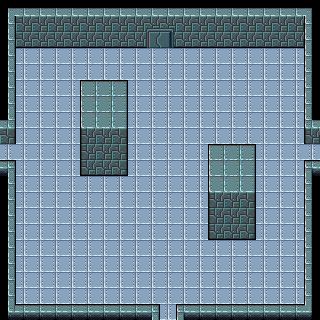

Rendered tile map (Tiled .tmx) drawn with the repository's tilesets; below, a short description and the full map source, tile grids included:
An orthogonal 20x20 tile map with 16x16 px tiles, 5 tile layers (terrain, door_open, door_close, pillar1, ...), 4 tilesets.

<map version="1.2" tiledversion="1.3.2" orientation="orthogonal" renderorder="right-down" compressionlevel="0" width="20" height="20" tilewidth="16" tileheight="16" infinite="0" nextlayerid="9" nextobjectid="1">
 <tileset firstgid="1" source="Set_A_CityWalls3.tsx" />
 <tileset firstgid="257" source="Set_A_Fortress3.tsx" />
 <tileset firstgid="513" source="Set_E_TechFortress2.tsx" />
 <tileset firstgid="769" source="Set_C_TechFortress1.tsx" />
 <layer id="1" name="terrain" width="20" height="20">
  <data encoding="csv">
581,594,594,594,594,594,594,594,594,594,594,594,594,594,594,594,594,594,594,580,
579,583,583,583,583,583,583,583,583,583,583,583,583,583,583,583,583,583,583,577,
579,599,599,599,599,599,599,599,599,599,599,599,599,599,599,599,599,599,599,577,
579,530,530,530,530,530,530,530,530,530,530,530,530,530,530,530,530,530,530,577,
579,530,530,530,530,530,530,530,530,530,530,530,530,530,530,530,530,530,530,577,
579,530,530,530,530,530,530,530,530,530,530,530,530,530,530,530,530,530,530,577,
579,530,530,530,530,530,530,530,530,530,530,530,530,530,530,530,530,530,530,577,
595,530,530,530,530,530,530,530,530,530,530,530,530,530,530,530,530,530,530,593,
584,530,530,530,530,530,530,530,530,530,530,530,530,530,530,530,530,530,530,582,
530,530,530,530,530,530,530,530,530,530,530,530,530,530,530,530,530,530,530,530,
563,530,530,530,530,530,530,530,530,530,530,530,530,530,530,530,530,530,530,561,
579,530,530,530,530,530,530,530,530,530,530,530,530,530,530,530,530,530,530,577,
579,530,530,530,530,530,530,530,530,530,530,530,530,530,530,530,530,530,530,577,
579,530,530,530,530,530,530,530,530,530,530,530,530,530,530,530,530,530,530,577,
579,530,530,530,530,530,530,530,530,530,530,530,530,530,530,530,530,530,530,577,
579,530,530,530,530,530,530,530,530,530,530,530,530,530,530,530,530,530,530,577,
579,530,530,530,530,530,530,530,530,530,530,530,530,530,530,530,530,530,530,577,
579,530,530,530,530,530,530,530,530,530,530,530,530,530,530,530,530,530,530,577,
579,530,530,530,530,530,530,530,530,530,530,530,530,530,530,530,530,530,530,577,
565,562,562,562,562,562,562,562,562,563,530,561,562,562,562,562,562,562,562,564
</data>
 </layer>
 <layer id="4" name="door_open" width="20" height="20">
  <data encoding="csv">
0,0,0,0,0,0,0,0,0,0,0,0,0,0,0,0,0,0,0,0,
0,0,0,0,0,0,0,0,0,527,528,0,0,0,0,0,0,0,0,0,
0,0,0,0,0,0,0,0,0,559,560,0,0,0,0,0,0,0,0,0,
0,0,0,0,0,0,0,0,0,0,0,0,0,0,0,0,0,0,0,0,
0,0,0,0,0,0,0,0,0,0,0,0,0,0,0,0,0,0,0,0,
0,0,0,0,0,0,0,0,0,0,0,0,0,0,0,0,0,0,0,0,
0,0,0,0,0,0,0,0,0,0,0,0,0,0,0,0,0,0,0,0,
0,0,0,0,0,0,0,0,0,0,0,0,0,0,0,0,0,0,0,0,
0,0,0,0,0,0,0,0,0,0,0,0,0,0,0,0,0,0,0,0,
0,0,0,0,0,0,0,0,0,0,0,0,0,0,0,0,0,0,0,0,
0,0,0,0,0,0,0,0,0,0,0,0,0,0,0,0,0,0,0,0,
0,0,0,0,0,0,0,0,0,0,0,0,0,0,0,0,0,0,0,0,
0,0,0,0,0,0,0,0,0,0,0,0,0,0,0,0,0,0,0,0,
0,0,0,0,0,0,0,0,0,0,0,0,0,0,0,0,0,0,0,0,
0,0,0,0,0,0,0,0,0,0,0,0,0,0,0,0,0,0,0,0,
0,0,0,0,0,0,0,0,0,0,0,0,0,0,0,0,0,0,0,0,
0,0,0,0,0,0,0,0,0,0,0,0,0,0,0,0,0,0,0,0,
0,0,0,0,0,0,0,0,0,0,0,0,0,0,0,0,0,0,0,0,
0,0,0,0,0,0,0,0,0,0,0,0,0,0,0,0,0,0,0,0,
0,0,0,0,0,0,0,0,0,0,0,0,0,0,0,0,0,0,0,0
</data>
 </layer>
 <layer id="2" name="door_close" width="20" height="20">
  <data encoding="csv">
0,0,0,0,0,0,0,0,0,0,0,0,0,0,0,0,0,0,0,0,
0,0,0,0,0,0,0,0,0,527,528,0,0,0,0,0,0,0,0,0,
0,0,0,0,0,0,0,0,0,543,544,0,0,0,0,0,0,0,0,0,
0,0,0,0,0,0,0,0,0,0,0,0,0,0,0,0,0,0,0,0,
0,0,0,0,0,0,0,0,0,0,0,0,0,0,0,0,0,0,0,0,
0,0,0,0,0,0,0,0,0,0,0,0,0,0,0,0,0,0,0,0,
0,0,0,0,0,0,0,0,0,0,0,0,0,0,0,0,0,0,0,0,
0,0,0,0,0,0,0,0,0,0,0,0,0,0,0,0,0,0,0,0,
0,0,0,0,0,0,0,0,0,0,0,0,0,0,0,0,0,0,0,0,
0,0,0,0,0,0,0,0,0,0,0,0,0,0,0,0,0,0,0,0,
0,0,0,0,0,0,0,0,0,0,0,0,0,0,0,0,0,0,0,0,
0,0,0,0,0,0,0,0,0,0,0,0,0,0,0,0,0,0,0,0,
0,0,0,0,0,0,0,0,0,0,0,0,0,0,0,0,0,0,0,0,
0,0,0,0,0,0,0,0,0,0,0,0,0,0,0,0,0,0,0,0,
0,0,0,0,0,0,0,0,0,0,0,0,0,0,0,0,0,0,0,0,
0,0,0,0,0,0,0,0,0,0,0,0,0,0,0,0,0,0,0,0,
0,0,0,0,0,0,0,0,0,0,0,0,0,0,0,0,0,0,0,0,
0,0,0,0,0,0,0,0,0,0,0,0,0,0,0,0,0,0,0,0,
0,0,0,0,0,0,0,0,0,0,0,0,0,0,0,0,0,0,0,0,
0,0,0,0,0,0,0,0,0,0,0,0,0,0,0,0,0,0,0,0
</data>
 </layer>
 <layer id="6" name="pillar1" width="20" height="20">
  <data encoding="csv">
0,0,0,0,0,0,0,0,0,0,0,0,0,0,0,0,0,0,0,0,
0,0,0,0,0,0,0,0,0,0,0,0,0,0,0,0,0,0,0,0,
0,0,0,0,0,0,0,0,0,0,0,0,0,0,0,0,0,0,0,0,
0,0,0,0,0,0,0,0,0,0,0,0,0,0,0,0,0,0,0,0,
0,0,0,0,0,0,0,0,0,0,0,0,0,0,0,0,0,0,0,0,
0,0,0,0,0,518,519,520,0,0,0,0,0,0,0,0,0,0,0,0,
0,0,0,0,0,534,535,536,0,0,0,0,0,0,0,0,0,0,0,0,
0,0,0,0,0,550,551,552,0,0,0,0,0,0,0,0,0,0,0,0,
0,0,0,0,0,566,567,568,0,0,0,0,0,0,0,0,0,0,0,0,
0,0,0,0,0,582,583,584,0,0,0,0,0,0,0,0,0,0,0,0,
0,0,0,0,0,598,599,600,0,0,0,0,0,0,0,0,0,0,0,0,
0,0,0,0,0,0,0,0,0,0,0,0,0,0,0,0,0,0,0,0,
0,0,0,0,0,0,0,0,0,0,0,0,0,0,0,0,0,0,0,0,
0,0,0,0,0,0,0,0,0,0,0,0,0,0,0,0,0,0,0,0,
0,0,0,0,0,0,0,0,0,0,0,0,0,0,0,0,0,0,0,0,
0,0,0,0,0,0,0,0,0,0,0,0,0,0,0,0,0,0,0,0,
0,0,0,0,0,0,0,0,0,0,0,0,0,0,0,0,0,0,0,0,
0,0,0,0,0,0,0,0,0,0,0,0,0,0,0,0,0,0,0,0,
0,0,0,0,0,0,0,0,0,0,0,0,0,0,0,0,0,0,0,0,
0,0,0,0,0,0,0,0,0,0,0,0,0,0,0,0,0,0,0,0
</data>
 </layer>
 <layer id="7" name="pillar2" width="20" height="20" offsetx="128" offsety="64">
  <data encoding="csv">
0,0,0,0,0,0,0,0,0,0,0,0,0,0,0,0,0,0,0,0,
0,0,0,0,0,0,0,0,0,0,0,0,0,0,0,0,0,0,0,0,
0,0,0,0,0,0,0,0,0,0,0,0,0,0,0,0,0,0,0,0,
0,0,0,0,0,0,0,0,0,0,0,0,0,0,0,0,0,0,0,0,
0,0,0,0,0,0,0,0,0,0,0,0,0,0,0,0,0,0,0,0,
0,0,0,0,0,518,519,520,0,0,0,0,0,0,0,0,0,0,0,0,
0,0,0,0,0,534,535,536,0,0,0,0,0,0,0,0,0,0,0,0,
0,0,0,0,0,550,551,552,0,0,0,0,0,0,0,0,0,0,0,0,
0,0,0,0,0,566,567,568,0,0,0,0,0,0,0,0,0,0,0,0,
0,0,0,0,0,582,583,584,0,0,0,0,0,0,0,0,0,0,0,0,
0,0,0,0,0,598,599,600,0,0,0,0,0,0,0,0,0,0,0,0,
0,0,0,0,0,0,0,0,0,0,0,0,0,0,0,0,0,0,0,0,
0,0,0,0,0,0,0,0,0,0,0,0,0,0,0,0,0,0,0,0,
0,0,0,0,0,0,0,0,0,0,0,0,0,0,0,0,0,0,0,0,
0,0,0,0,0,0,0,0,0,0,0,0,0,0,0,0,0,0,0,0,
0,0,0,0,0,0,0,0,0,0,0,0,0,0,0,0,0,0,0,0,
0,0,0,0,0,0,0,0,0,0,0,0,0,0,0,0,0,0,0,0,
0,0,0,0,0,0,0,0,0,0,0,0,0,0,0,0,0,0,0,0,
0,0,0,0,0,0,0,0,0,0,0,0,0,0,0,0,0,0,0,0,
0,0,0,0,0,0,0,0,0,0,0,0,0,0,0,0,0,0,0,0
</data>
 </layer>
</map>
